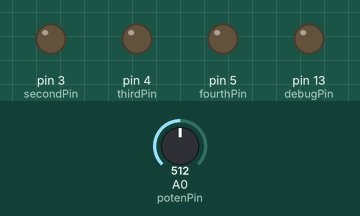
Simulated run of this sketch. Board: Arduino Uno, built with avr-gcc and run on an emulated ATmega328P. On the bench: output pins drawn as LEDs (lit = HIGH). Dashed ring = blinking. Inputs (shaded band) come from the test bench; at power-on: A0 (potenPin) = 512. Pins used as bus, display or sensor lines are not drawn; what the sketch prints to the serial monitor is not drawn.

Above: at 1.2 s.
1.3 s: A0 (potenPin) set to 122
At 2.4 s:
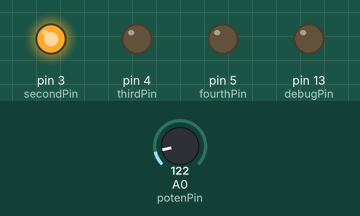
At 3.6 s:
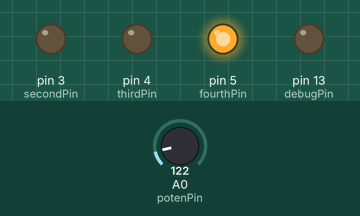
4.3 s: A0 (potenPin) set to 0
At 4.75 s:
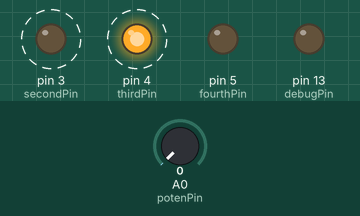
Timing chart, 0 to 13.3 s (numbered marks = the images above; inputs shaded):
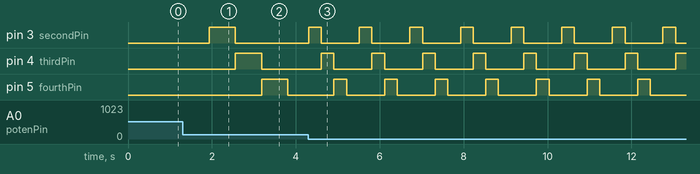

The sketch:

project3.ino
```cpp
/*========================================================
   Irene Alvarado
   Gadgets and Sensors

   Project 3:
   Build a simple device which lights four LEDs one after the other and controls the speed at
  which the sequence displays with a potentiometer. When the potentiometer is turned fully
  counter clockwise the LED sequence should proceed slowly. When the potentiometer is
  turned in the clockwise direction it should proceed faster and faster.
  ========================================================*/

///*------- Hardware configuration -------*/
const int  potenPin = 14;        //  Analog pin for potentiometer

const int  firstPin = 2;           // pin for first light, 2000 s
const int  secondPin = 3;         // pin for second light 1000 s
const int  thirdPin = 4;          // pin for third light 500 s
const int  fourthPin = 5;          // pin for third light 250 s
const byte debugPin = 13;        // pin that we put debug output on (set to 255 to disable)
// (most Arduino's have a built in LED on pin 13...)

//corresponding to firstPin, secondPin, thirdPin, fourthPin. Loop uses led array for lookup of what LED to turn on
int leds[4] = {2, 3, 4, 5};

/*------- Global system state -------*/
int currentDirection = 1; // direction of LED lighting
int currentLoop = 0; // To track from 0-3 in loop (aka. for 4 LED lights)

// Should use "unsigned long" for variables that hold time
// The value will quickly become too large for an int to store
unsigned long previousMillis = 0; // will store last time LED was updated
long interval = 1000; // interval at which to blink (milliseconds)
int laston = 0; // Last LED to be on

/*-------------------------------------------*/
/* Initializization code (run once via call from Arduino framework) */
void setup() {
  Serial.begin(9600);

  // Establish direction of pins we are using to drive LEDs
  pinMode(firstPin, OUTPUT);
  pinMode(secondPin, OUTPUT);
  pinMode(thirdPin, OUTPUT);
  pinMode(fourthPin, OUTPUT);
  pinMode(debugPin, OUTPUT);

  // initialize the pins for the buttons/switches
  pinMode(potenPin, INPUT);
}

void loop() {
  // read the state of the potentiometer
  int potentiometer = analogRead(potenPin);

  int val = map(potentiometer, 0, 1023, 300, 3000);
  interval = val;
  Serial.println(val);

  // check to see if it's time to blink the LED; that is, if the
  // difference between the current time and last time you blinked
  // the LED is bigger than the interval at which you want to
  // blink the LED.
  unsigned long currentMillis = millis();

  // We go into if statement every 1 seconds
  if (currentMillis - previousMillis >= interval) {
    digitalWrite(laston, LOW); // Make sure we turn off the last LED that was on

    // save the last time you blinked the LED
    previousMillis = currentMillis;

    // Figure out what our current and previous LEDs are
    int curLED = leds[currentLoop];
    int mod = (((currentLoop - 1) % 4) + 4) % 4;
    int prevLED = leds[mod];

    //Update the LEDs
    digitalWrite(curLED, HIGH);
    digitalWrite(prevLED, LOW);
    laston = curLED;

    // Update where we are in this loop 0-3 or going from 3-0
    currentLoop += 1;

    // Make sure we update currentLoop if it goes over 3 or under 0.
    if (currentLoop > 3) {
      currentLoop = 0;
    }

  }
}
```

Measured:
- after the input at 1.3 s, pin 3 (secondPin): LOW → HIGH after 0.64 s instead of 2.0 s; pin 4 (thirdPin): LOW → HIGH after 1.3 s, → LOW 0.62 s later; pin 5 (fourthPin): LOW → HIGH after 1.9 s, → LOW 0.62 s later
- after the input at 4.3 s, pin 3 (secondPin): alternates HIGH for 0.30 s and LOW for 0.90 s, starting at once; pin 4 (thirdPin): alternates HIGH for 0.30 s and LOW for 0.90 s, starting after 0.31 s; pin 5 (fourthPin): alternates HIGH for 0.30 s and LOW for 0.90 s, starting after 0.61 s
